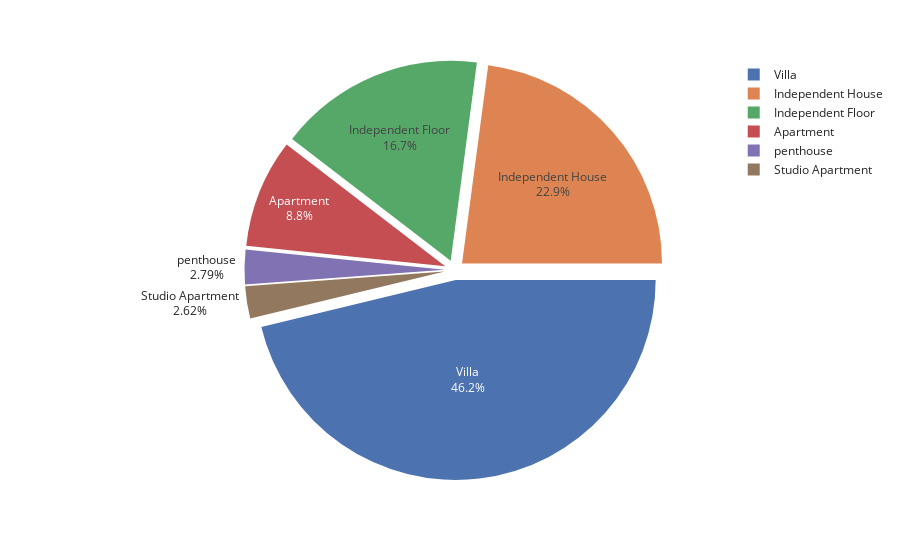

Notebook source saved alongside this figure:
### Markdown cell above
What is the average price distribution based on residential properties?

### Code cell
import plotly.express as px
grdsp = merged_df.groupby(["house_type_name"])[["price"]].mean().reset_index()

fig = px.pie(grdsp,
             values="price",
             names="house_type_name",
             template="seaborn")
fig.update_traces(rotation=90, pull=0.05, textinfo="percent+label")
fig.show()

### Figure 1 — Plotly figure (JSON) as saved in the notebook; plotly's stock layout.template omitted (floating-point values rounded to 4 significant figures)
{"data": [{"domain": {"x": [0, 1], "y": [0, 1]}, "hovertemplate": "house_type_name=%{label}<br>price=%{value}<extra></extra>", "labels": ["Apartment", "Independent Floor", "Independent House", "Studio Apartment", "Villa", "penthouse"], "legendgroup": "", "name": "", "pull": 0.05, "rotation": 90, "showlegend": true, "textinfo": "percent+label", "type": "pie", "values": [50400.0, 95460.0, 131200.0, 14990.0, 264800.0, 16000]}], "layout": {"legend": {"tracegroupgap": 0}, "margin": {"t": 60}}}
